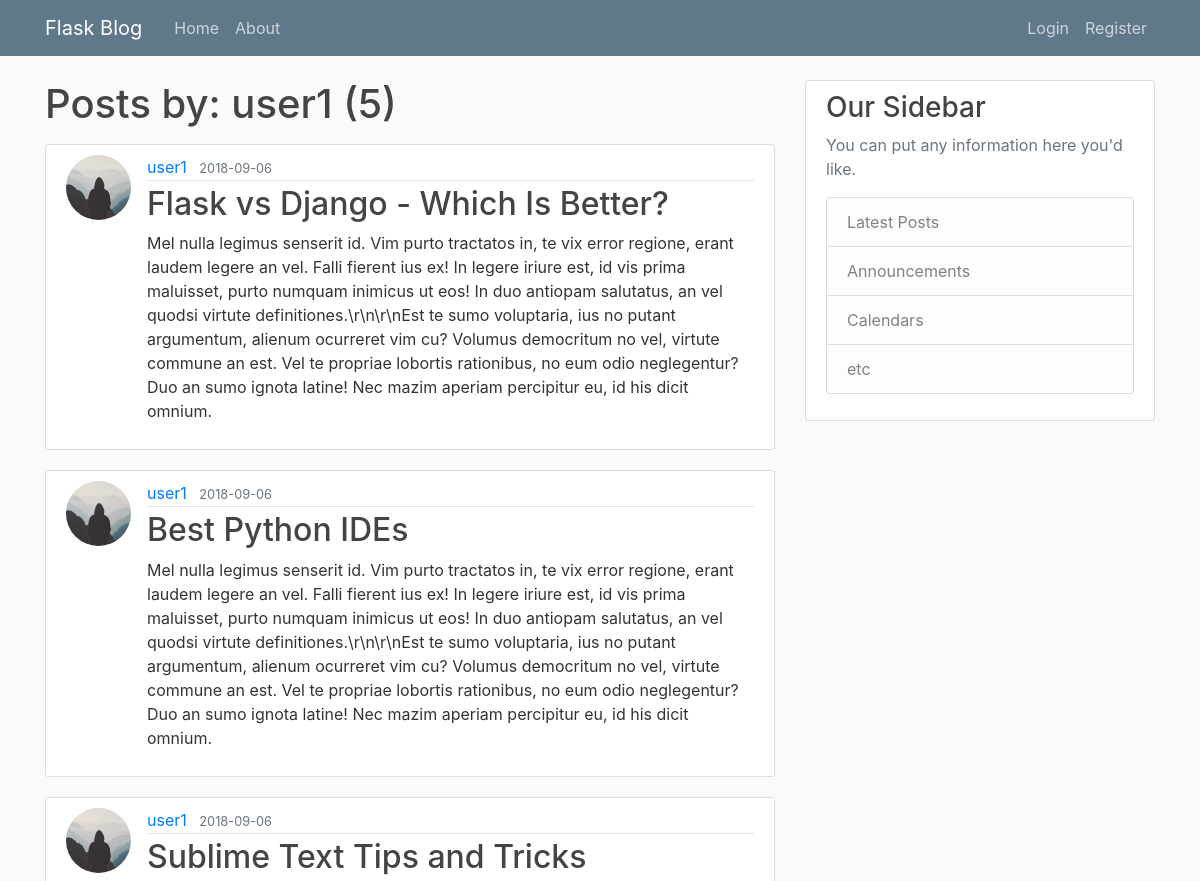
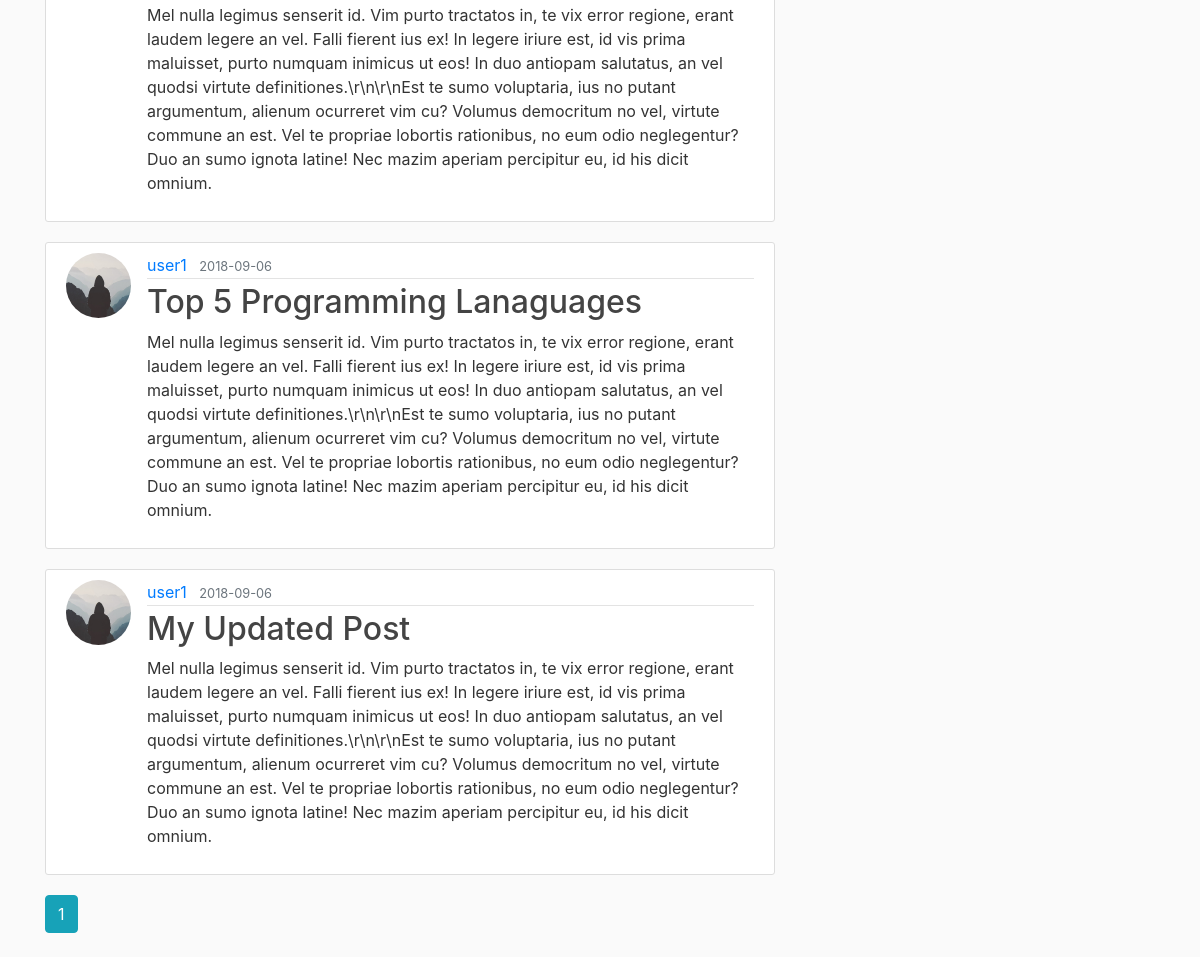
Screenshot of /user/user1 with the database file from the repository (2 pictures, top to bottom).
### flaskblog/models.py (models this page shows, shortened)
class User(db.Model, UserMixin):
    id = db.Column(db.Integer, primary_key=True)
    username = db.Column(db.String(20), unique=True, nullable=False)
    email = db.Column(db.String(120), unique=True, nullable=False)
    image_file = db.Column(db.String(20), nullable=False, default='default.jpg')
    password = db.Column(db.String(60), nullable=False)
    posts = db.relationship('Post', backref='author', lazy=True)

class Post(db.Model):
    id = db.Column(db.Integer, primary_key=True)
    title = db.Column(db.String(100), nullable=False)
    date_posted = db.Column(db.DateTime, nullable=False, default=datetime.utcnow)
    content = db.Column(db.Text, nullable=False)
    user_id = db.Column(db.Integer, db.ForeignKey('user.id'), nullable=False)

### flaskblog/routes.py (the view)
@app.route("/user/<string:username>")
def user_posts(username):
    page = request.args.get('page', 1, type=int)
    user = User.query.filter_by(username=username).first_or_404()
    posts = Post.query\
        .filter_by(author=user)\
        .order_by(Post.date_posted.desc())\
        .paginate(per_page=5, page=page)
    return render_template('user_posts.html', posts=posts, user=user)

### flaskblog/templates/user_posts.html
{% extends "layout.html" %}
{% block content %}
<h1 class="mb-3">Posts by: {{ user.username }} ({{ posts.total }})</h1>
{% for post in posts.items %}
<article class="media content-section">
   <img class="rounded-circle article-img" src="{{ url_for('static', filename='profile_pics/' + post.author.image_file) }}" />
   <div class="media-body">
       <div class="article-metadata">
           <a class="mr-2" href="{{ url_for('user_posts', username=post.author.username) }}">{{ post.author.username }}</a>
           <small class="text-muted">{{ post.date_posted.strftime('%Y-%m-%d') }}</small>
       </div>
       <h2><a class="article-title" href="{{ url_for('post', post_id=post.id) }}">{{ post.title }}</a></h2>
       <p class="article-content">{{ post.content }}</p>
   </div>
</article>
{% endfor %}
{% for page_num in posts.iter_pages(left_edge=1, right_edge=1, left_current=1, right_current=2) %}
   {% if page_num: %}
       {% if posts.page == page_num: %}
           <a class="btn btn-info mb-4" href="{{ url_for('user_posts', username=user.username, page=page_num) }}">{{ page_num }}</a>
       {% else%}
           <a class="btn btn-outline-info mb-4" href="{{ url_for('user_posts', username=user.username, page=page_num) }}">{{ page_num }}</a>
       {% endif %}
   {% else %}
       ...
   {% endif %}
{% endfor %}
{% endblock content %}

### flaskblog/static/main.css (style rules this page uses)
body { background: #fafafa; color: #333333; margin-top: 5rem; }
h1, h2, h3, h4, h5, h6 { color: #444444; }
.content-section { background: #ffffff; padding: 10px 20px; border: 1px solid #dddddd; border-radius: 3px; margin-bottom: 20px; }
.article-title { color: #444444; }
.article-content { white-space: pre-line; }
.article-img { height: 65px; width: 65px; margin-right: 16px; }
.article-metadata { padding-bottom: 1px; margin-bottom: 4px; border-bottom: 1px solid #e3e3e3 }

### rows the page displays
User: username "user1"
Post: image_file (placeholder picture), author.username "user1", date_posted "2018-09-06", title "Flask vs Django - Which Is Better?", content "Mel nulla legimus senserit id. Vim purto tractatos in, te vix error regione, erant laudem legere an vel. Falli fierent ius ex! In legere iriure est, id vis prima maluisset, purto numquam inimicus ut eos! In duo antiopam salutatus, an vel quodsi virtute definitiones.\\r\\n\\r\\nEst te sumo voluptaria, ius no putant argumentum, alienum ocurreret vim cu? Volumus democritum no vel, virtute commune an est. Vel te propriae lobortis rationibus, no eum odio neglegentur? Duo an sumo ignota latine! Nec mazim aperiam percipitur eu, id his dicit omnium."
Post: image_file (placeholder picture), author.username "user1", date_posted "2018-09-06", title "Best Python IDEs", content "Mel nulla legimus senserit id. Vim purto tractatos in, te vix error regione, erant laudem legere an vel. Falli fierent ius ex! In legere iriure est, id vis prima maluisset, purto numquam inimicus ut eos! In duo antiopam salutatus, an vel quodsi virtute definitiones.\\r\\n\\r\\nEst te sumo voluptaria, ius no putant argumentum, alienum ocurreret vim cu? Volumus democritum no vel, virtute commune an est. Vel te propriae lobortis rationibus, no eum odio neglegentur? Duo an sumo ignota latine! Nec mazim aperiam percipitur eu, id his dicit omnium."
Post: image_file (placeholder picture), author.username "user1", date_posted "2018-09-06", title "Sublime Text Tips and Tricks", content "Mel nulla legimus senserit id. Vim purto tractatos in, te vix error regione, erant laudem legere an vel. Falli fierent ius ex! In legere iriure est, id vis prima maluisset, purto numquam inimicus ut eos! In duo antiopam salutatus, an vel quodsi virtute definitiones.\\r\\n\\r\\nEst te sumo voluptaria, ius no putant argumentum, alienum ocurreret vim cu? Volumus democritum no vel, virtute commune an est. Vel te propriae lobortis rationibus, no eum odio neglegentur? Duo an sumo ignota latine! Nec mazim aperiam percipitur eu, id his dicit omnium."
Post: image_file (placeholder picture), author.username "user1", date_posted "2018-09-06", title "Top 5 Programming Lanaguages", content "Mel nulla legimus senserit id. Vim purto tractatos in, te vix error regione, erant laudem legere an vel. Falli fierent ius ex! In legere iriure est, id vis prima maluisset, purto numquam inimicus ut eos! In duo antiopam salutatus, an vel quodsi virtute definitiones.\\r\\n\\r\\nEst te sumo voluptaria, ius no putant argumentum, alienum ocurreret vim cu? Volumus democritum no vel, virtute commune an est. Vel te propriae lobortis rationibus, no eum odio neglegentur? Duo an sumo ignota latine! Nec mazim aperiam percipitur eu, id his dicit omnium."
Post: image_file (placeholder picture), author.username "user1", date_posted "2018-09-06", title "My Updated Post", content "Mel nulla legimus senserit id. Vim purto tractatos in, te vix error regione, erant laudem legere an vel. Falli fierent ius ex! In legere iriure est, id vis prima maluisset, purto numquam inimicus ut eos! In duo antiopam salutatus, an vel quodsi virtute definitiones.\\r\\n\\r\\nEst te sumo voluptaria, ius no putant argumentum, alienum ocurreret vim cu? Volumus democritum no vel, virtute commune an est. Vel te propriae lobortis rationibus, no eum odio neglegentur? Duo an sumo ignota latine! Nec mazim aperiam percipitur eu, id his dicit omnium."

### other values shown
{{ posts.total }} "5"
{{ page_num }} "1"
